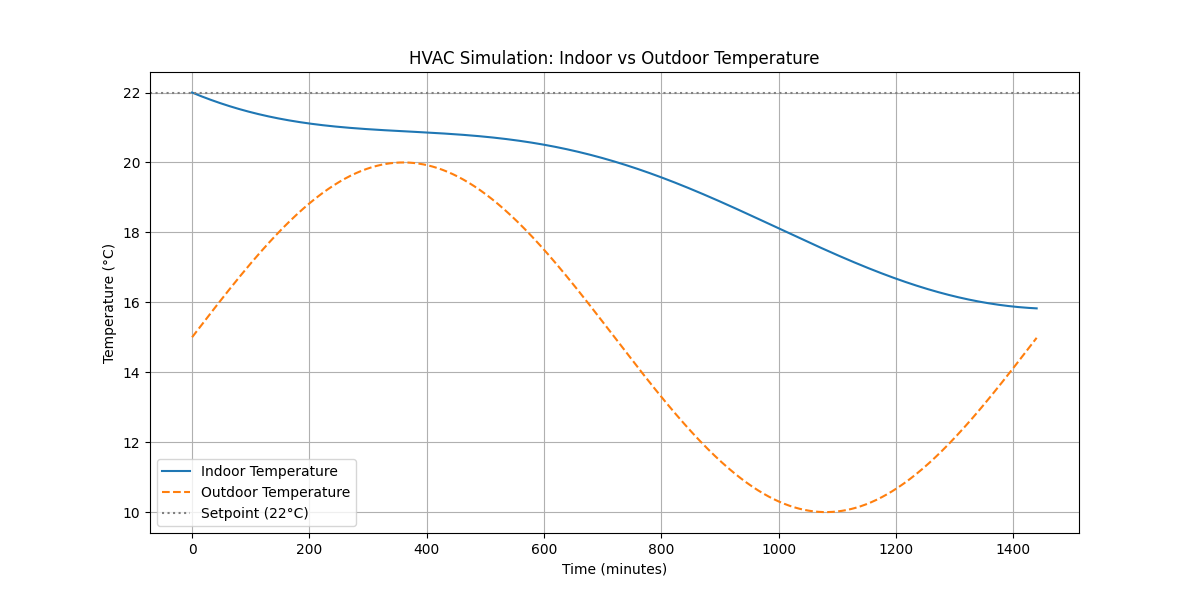

This chart was generated by the following Python code:
# Save this script as, e.g., hvac_simulation.py and run it with Python

# Step 1: Write a simple Modelica model to a file (HVACModel.mo)
modelica_code = r'''
model HVACModel
  "A simple HVAC model with a dynamic indoor temperature and sinusoidal outdoor temperature."
  
  // Parameters for the HVAC system and building
  parameter Real T_set = 22 "Desired indoor temperature (°C)";
  parameter Real U = 0.5 "Heat transfer coefficient";
  parameter Real C = 500 "Thermal capacity";
  parameter Real Q = 0 "HVAC input power (W) - set to 0 for open-loop simulation";
  
  // Variables
  Real T(start=T_set) "Indoor temperature (°C)";
  Real T_out "Outdoor temperature (°C)";
  
equation
  // Define outdoor temperature as a sinusoidal function of time (time in minutes)
  T_out = 15 + 5*sin(2*3.14*time/1440);
  
  // Thermal dynamics: rate of change of indoor temperature
  der(T) = (Q + U*(T_out - T)) / C;
end HVACModel;
'''

# Write the model code to a file
with open("HVACModel.mo", "w") as f:
    f.write(modelica_code)
print("Modelica model written to HVACModel.mo")

# Step 2: Use OMPython to load, instantiate, and simulate the model
from OMPython import OMCSessionZMQ
import os

# Create an OpenModelica session
omc = OMCSessionZMQ()

# Load the Modelica file
load_result = omc.sendExpression('loadFile("HVACModel.mo")')
print("Load result:", load_result)

# Optionally, check for errors
error_str = omc.sendExpression("getErrorString()")
if error_str:
    print("Modelica load error:", error_str)

# Instantiate the model
inst_result = omc.sendExpression("instantiateModel(HVACModel)")
print("Instantiation result:", inst_result)

# Simulate the model
# Here we simulate for 1440 minutes with 1440 intervals (1-minute resolution)
sim_result = omc.sendExpression('simulate(HVACModel, stopTime=1440, numberOfIntervals=1440, method="dassl", outputFormat="csv")')
print("Simulation result summary:", sim_result)

# print error
error_str = omc.sendExpression("getErrorString()")
print("Error string:", error_str)

# Step 3: Read simulation results from the result file
# The result file is typically a CSV file produced by OpenModelica
simulation_file = sim_result.get("resultFile")
if not simulation_file or not os.path.exists(simulation_file):
    raise FileNotFoundError("Simulation result file not found: " + str(simulation_file))

print('result file:', simulation_file)

# Convert the simulation data (a dictionary) to a Pandas DataFrame for easy plotting
import pandas as pd
df = pd.read_csv(simulation_file)

# Display a preview of the data
print(df.head())

# Step 4: Visualize the simulation results
import matplotlib.pyplot as plt

plt.figure(figsize=(12, 6))
plt.plot(df["time"], df["T"], label="Indoor Temperature")
plt.plot(df["time"], df["T_out"], label="Outdoor Temperature", linestyle="--")
plt.axhline(22, color="gray", linestyle=":", label="Setpoint (22°C)")
plt.xlabel("Time (minutes)")
plt.ylabel("Temperature (°C)")
plt.title("HVAC Simulation: Indoor vs Outdoor Temperature")
plt.legend()
plt.grid(True)
plt.show()
